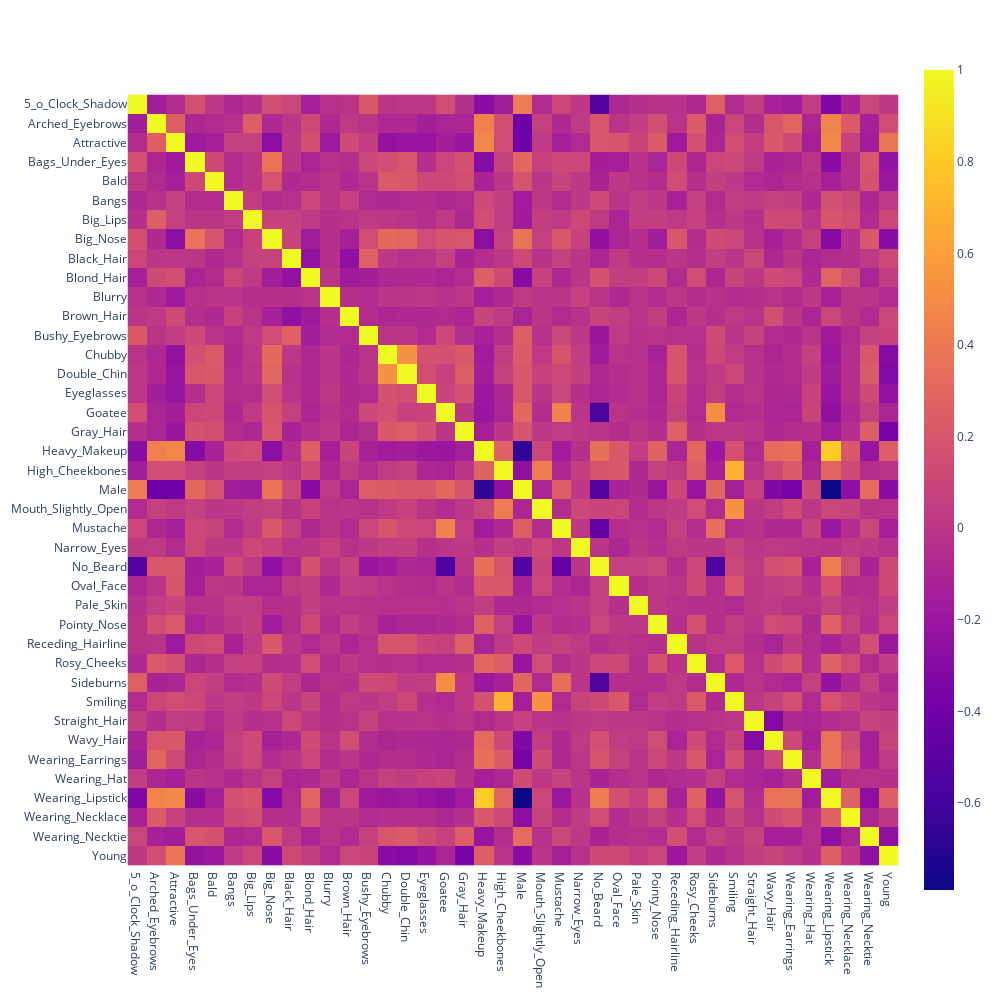

The cell this chart's notebook holds for it:
### Code cell
fig = go.Figure()

fig = py.imshow(df_list_attr.corr())
fig.update_layout(
    autosize=False,
    width=1000,
    height=1000)
fig.show()

### Figure 1 — Plotly figure (JSON) as saved in the notebook; plotly's stock layout.template omitted (floating-point values rounded to 4 significant figures; data arrays with more than 128 entries replaced by an {"elided": "..."} marker saying what was removed)
{"data": [{"coloraxis": "coloraxis", "hovertemplate": "x: %{x}<br>y: %{y}<br>color: %{z}<extra></extra>", "name": "0", "type": "heatmap", "x": ["5_o_Clock_Shadow", "Arched_Eyebrows", "Attractive", "Bags_Under_Eyes", "Bald", "Bangs", "Big_Lips", "Big_Nose", "Black_Hair", "Blond_Hair", "Blurry", "Brown_Hair", "Bushy_Eyebrows", "Chubby", "Double_Chin", "Eyeglasses", "Goatee", "Gray_Hair", "Heavy_Makeup", "High_Cheekbones", "Male", "Mouth_Slightly_Open", "Mustache", "Narrow_Eyes", "No_Beard", "Oval_Face", "Pale_Skin", "Pointy_Nose", "Receding_Hairline", "Rosy_Cheeks", "Sideburns", "Smiling", "Straight_Hair", "Wavy_Hair", "Wearing_Earrings", "Wearing_Hat", "Wearing_Lipstick", "Wearing_Necklace", "Wearing_Necktie", "Young"], "xaxis": "x", "y": ["5_o_Clock_Shadow", "Arched_Eyebrows", "Attractive", "Bags_Under_Eyes", "Bald", "Bangs", "Big_Lips", "Big_Nose", "Black_Hair", "Blond_Hair", "Blurry", "Brown_Hair", "Bushy_Eyebrows", "Chubby", "Double_Chin", "Eyeglasses", "Goatee", "Gray_Hair", "Heavy_Makeup", "High_Cheekbones", "Male", "Mouth_Slightly_Open", "Mustache", "Narrow_Eyes", "No_Beard", "Oval_Face", "Pale_Skin", "Pointy_Nose", "Receding_Hairline", "Rosy_Cheeks", "Sideburns", "Smiling", "Straight_Hair", "Wavy_Hair", "Wearing_Earrings", "Wearing_Hat", "Wearing_Lipstick", "Wearing_Necklace", "Wearing_Necktie", "Young"], "yaxis": "y", "z": {"elided": "40x40 float values"}}], "layout": {"autosize": false, "coloraxis": {"colorscale": [[0, "#0d0887"], [0.1111, "#46039f"], [0.2222, "#7201a8"], [0.3333, "#9c179e"], [0.4444, "#bd3786"], [0.5556, "#d8576b"], [0.6667, "#ed7953"], [0.7778, "#fb9f3a"], [0.8889, "#fdca26"], [1, "#f0f921"]]}, "height": 1000, "margin": {"t": 60}, "width": 1000, "xaxis": {"anchor": "y", "constrain": "domain", "domain": [0, 1], "scaleanchor": "y"}, "yaxis": {"anchor": "x", "autorange": "reversed", "constrain": "domain", "domain": [0, 1]}}}
